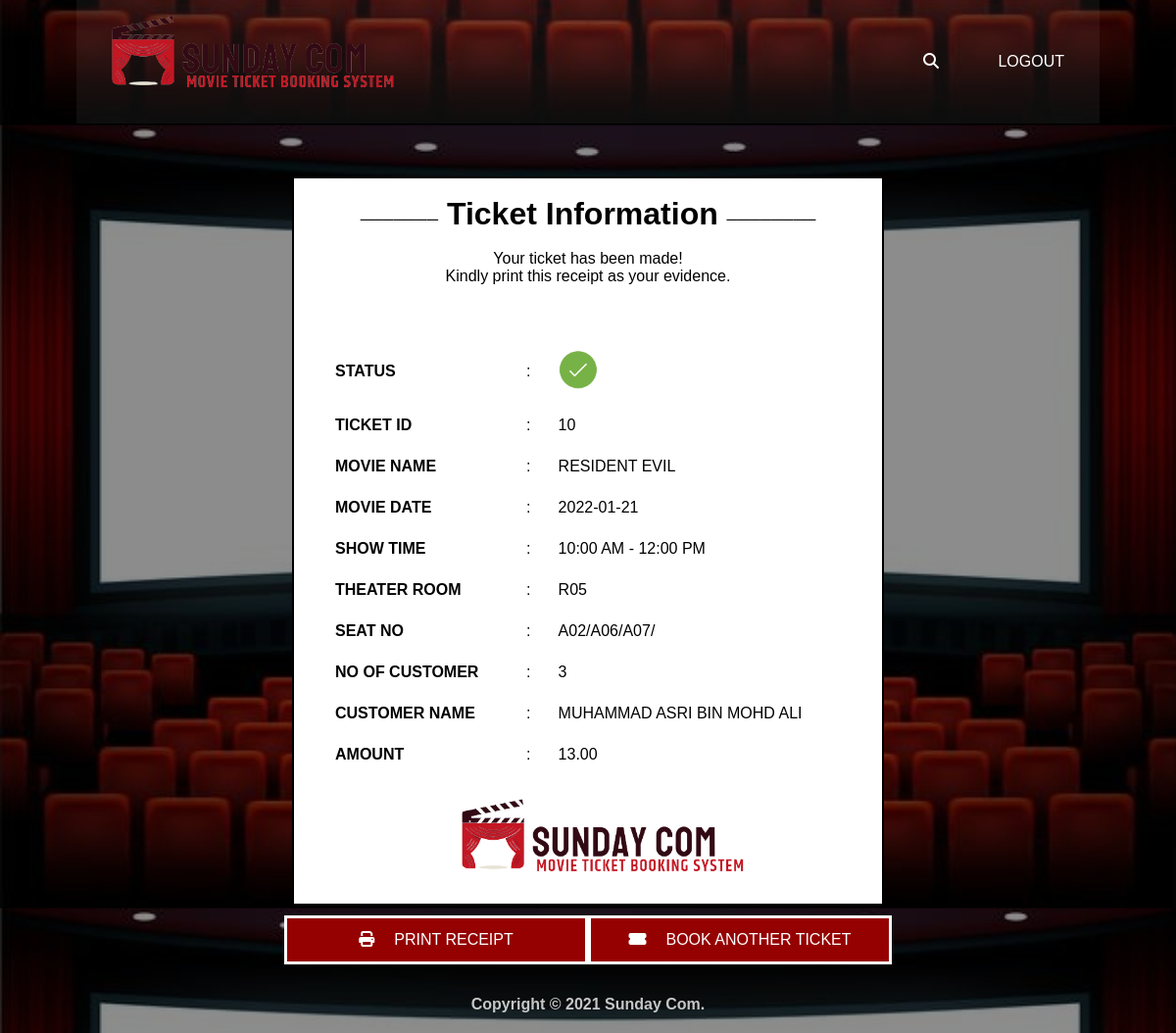
The app's page /payment_resit.php, older data.
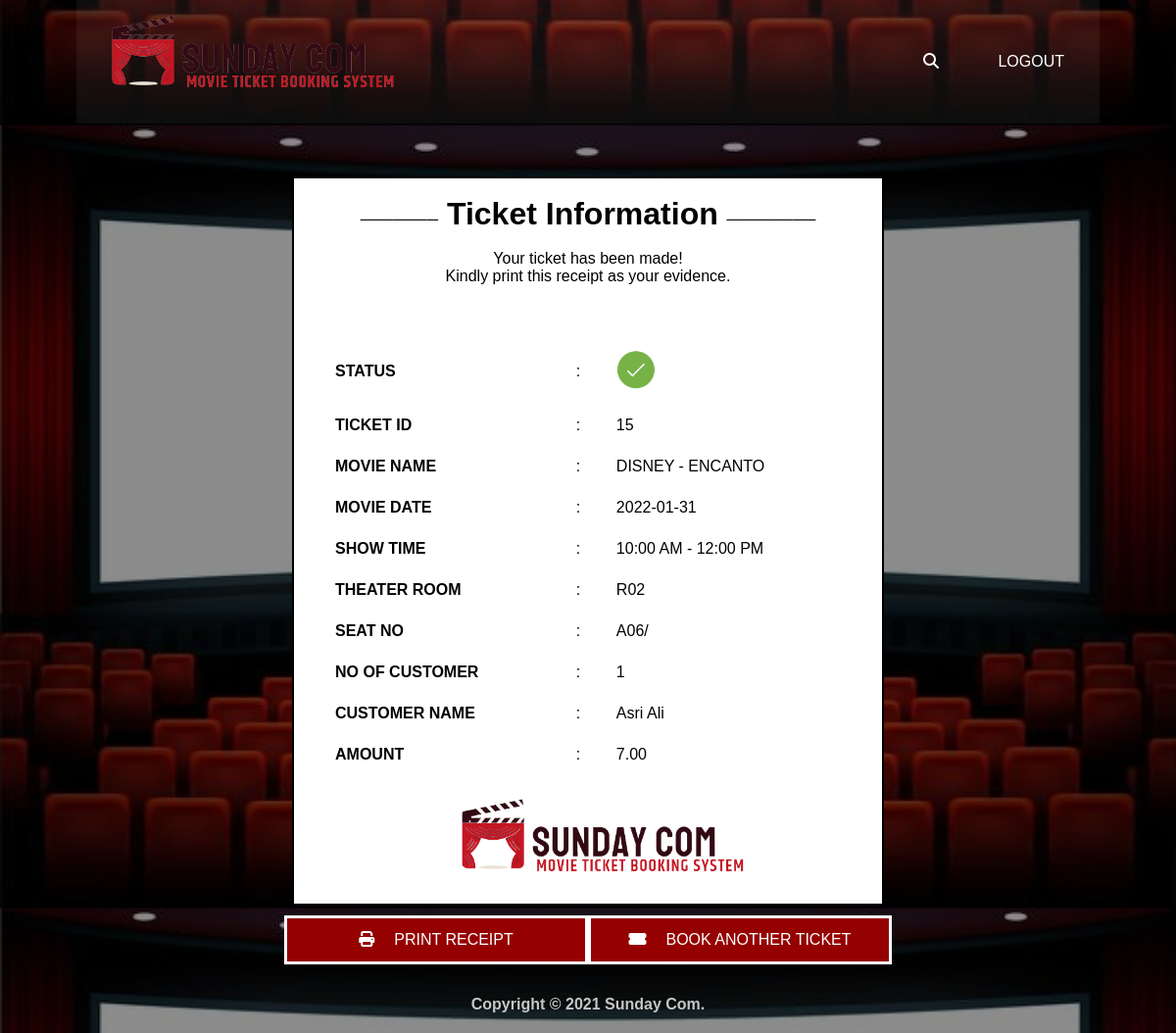
The same page, newer data.
### tables this page shows
CREATE TABLE `ticket` (
  `ticket_id` int(6) NOT NULL,
  `movie_id` int(6) NOT NULL,
  `cust_id` int(6) NOT NULL,
  `show_time` varchar(50) NOT NULL,
  `theater_room` varchar(5) NOT NULL,
  `seat_no` varchar(50) NOT NULL,
  `no_of_cust` int(3) NOT NULL,
  `ticket_date` date NOT NULL
);

CREATE TABLE `movie` (
  `movie_id` int(6) NOT NULL,
  `movie_name` varchar(50) NOT NULL,
  `movie_date` date NOT NULL,
  `movie_category` varchar(15) NOT NULL,
  `movie_language` varchar(15) NOT NULL,
  `movie_length` varchar(15) NOT NULL
);

CREATE TABLE `customer` (
  `cust_id` int(6) NOT NULL,
  `cust_name` varchar(50) NOT NULL,
  `cust_email` varchar(50) NOT NULL,
  `cust_phoneno` varchar(15) NOT NULL,
  `username` varchar(15) NOT NULL,
  `password` varchar(50) NOT NULL
);

CREATE TABLE `payment` (
  `payment_id` int(6) NOT NULL,
  `cust_id` int(6) NOT NULL,
  `payment_type` varchar(50) NOT NULL,
  `payment_total` decimal(10,2) NOT NULL
);

### payment_resit.php (the view, shortened to what this page needs)
<?php
  include("db_connection.php");
  $result = mysqli_query($con, "SELECT * FROM `ticket` INNER JOIN `movie` ON `ticket`.`movie_id` =  `movie`.`movie_id` INNER JOIN `customer` ON `ticket`.`cust_id` = `customer`.`cust_id` INNER JOIN `payment` ON `ticket`.`cust_id` = `payment`.`cust_id` order by `ticket_id` desc limit 1");
  $row = mysqli_fetch_array($result);
  $ticket_id = $row['ticket_id'];
  $show_time = $row['show_time'];
  $theater_room = $row['theater_room'];
  $seat_no = $row['seat_no'];
  $no_of_cust = $row['no_of_cust'];
  $ticket_date = $row['ticket_date'];
  $movie_name = $row['movie_name'];
  $cust_name = $row['cust_name'];
  $payment_total = $row['payment_total'];
 ?>
<!DOCTYPE html>
<html lang="en" dir="ltr">
<link rel="stylesheet" href="https://cdnjs.cloudflare.com/ajax/libs/font-awesome/4.7.0/css/font-awesome.min.css">
  <head>
      </head>
      <body>
        <div class="background">
          <div class="navbar">
            <a href="booking_page.php"><img src="image/logo.png" class="logo"></a>
            <ul>
              <li><a href="search-cust.php"><i class="fa fa-search"></i></a></li>
              <li><a href="logout.php">Logout</a></li>
            </ul>
          </div>
          <br><br><br>
          <div class="box">
          <div class="receipt"><br>
              <center>───────<b style="font-family: 'Arial'; font-size: 32px;"> Ticket Information </b>────────</center><br>
              <p style="text-align: center;">Your ticket has been made! <br>Kindly print this receipt as your evidence.</p>
              <br><br><br>
               <table class="centerR">
                <tr>
                  <td><b>STATUS</td>
                  <td> :</td>
                  <td><img src="image/tick.png" width="40" height="40"></td>
                </tr>
                <tr>
                  <td><b>TICKET ID</td>
                  <td> :</td>
                  <td><?php echo $ticket_id; ?> </td>
                </tr>
                <tr>
                  <td><b>MOVIE NAME</td>
                  <td> :</td>
                  <td><?php echo $movie_name; ?> </td>
                </tr>
                <tr>
                  <td><b>MOVIE DATE</td>
                  <td> :</td>
                  <td><?php echo $ticket_date; ?> </td>
                </tr>
                <tr>
                  <td><b>SHOW TIME</td>
                  <td> :</td>
                  <td><?php echo $show_time; ?> </td>
                </tr>
                <tr>
                  <td><b>THEATER ROOM</td>
                  <td> :</td>
                  <td><?php echo $theater_room; ?> </td>
                </tr>
                <tr>
                  <td><b>SEAT NO</td>
                  <td> :</td>
                  <td><?php echo $seat_no; ?> </td>
                </tr>
                <tr>
                  <td><b>NO OF CUSTOMER</td>
                  <td> :</td>
                  <td><?php echo $no_of_cust; ?> </td>
                </tr>
                <tr>
                  <td><b>CUSTOMER NAME</td>
                  <td> :</td>
                  <td><?php echo $cust_name; ?> </td>
                </tr>
                <tr>
                  <td><b>AMOUNT</td>
                  <td> :</td>
                  <td><?php echo $payment_total; ?> </td>
                </tr>
             </table>
          </div>
              <br>
          <center><img src="image/logo.png" class="logo"></center>
    </div>
                <div class="center">
                  <button onclick="window.print()"><i class="fa fa-print" style="margin-right: 20px;"></i><font face="Arial">PRINT RECEIPT</font></button>
                  <button onclick="document.location='booking_page.php'"><i class="fas fa-ticket-alt"style="margin-right: 20px; "></i><font face="Arial">BOOK ANOTHER TICKET</font></button>
              </div>
      <div style="
            margin-top: 6% ;
            color: #C6C6C6;
            text-align: center;
            padding: 20px;
            display: block;
            ">
            <p><b>Copyright &copy; 2021 Sunday Com.<b></p>
        </div>
  </body>
</html>

### payment_resit.php (style rules this page uses)
* { margin: 0; padding: 0; font-family: sans-serif; }
body { background-repeat: repeat; background-image: linear-gradient(rgba(0,0,0,0.45), rgba(0,0,0,0.45)), url(image/cinema3.jpg); background-size: contain; background-position: center; }
.navbar { width: 87%; margin: auto; padding: 10px 0; display: flex; align-items: center; justify-content: space-between; background-color: rgba(255, 255, 255, .05); }
.logo { width: 300px; cursor: pointer; margin-bottom: 10px; margin-left: 30px; }
.navbar ul li { list-style: none; display: inline-block; margin: 0 20px; margin-right: 36px; position: relative; }
.navbar ul li a { text-decoration: none; color: #fff; text-transform: uppercase; }
.navbar ul li::after { content: ''; height: 3px; width: 0; background: #950101; position: absolute; left: 0; bottom: -10px; transition: 0.5s; }
.box { width: 600px; height: 740px; background-color: white; margin: auto; border: 2px solid black; }
table { border-collapse: collapse; width: 90%; }
table.centerR { margin-left: auto; margin-right: auto; }
td { text-align: left; padding: 12px; background-color: white; }
button { width: 310px; height: 50px; float: left; display: inline-block; border:none; font-size: 16px; background-color: #950101; color: white; border: 3px solid #FFF; cursor: pointer; }
.center { margin-left: auto; margin-right: auto; width: 620px; margin-top: 10px; }

Row changes from the older to the newer data that the page shows:
no longer on this page (row unchanged): ticket: ticket_id "10", movie.movie_name "RESIDENT EVIL", ticket_date "2022-01-21", show_time "10:00 AM - 12:00 PM", theater_room "R05", seat_no "A02/A06/A07/", no_of_cust "3", cust.cust_name "MUHAMMAD ASRI BIN MOHD ALI", payment.payment_total "13.00"
added ticket: ticket_id "15", movie.movie_name "DISNEY - ENCANTO", ticket_date "2022-01-31", show_time "10:00 AM - 12:00 PM", theater_room "R02", seat_no "A06/", no_of_cust "1", cust.cust_name "Asri Ali", payment.payment_total "7.00"
